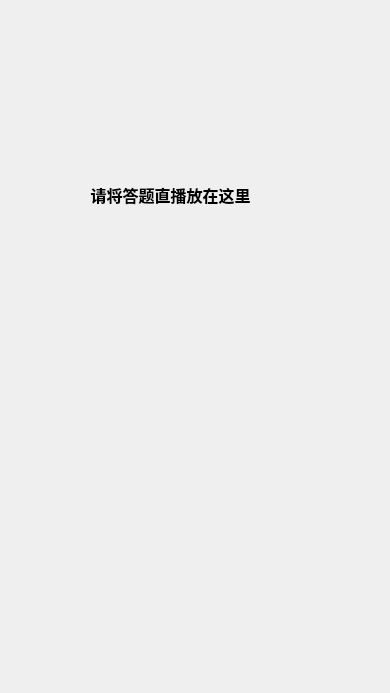
<?xml version="1.0" encoding="UTF-8"?>
<ui version="4.0">
 <class>Form</class>
 <widget class="QWidget" name="Form">
  <property name="geometry">
   <rect>
    <x>0</x>
    <y>0</y>
    <width>390</width>
    <height>693</height>
   </rect>
  </property>
  <property name="windowTitle">
   <string>请将答题直播放在这个窗口里面</string>
  </property>
  <widget class="QLabel" name="label">
   <property name="geometry">
    <rect>
     <x>50</x>
     <y>40</y>
     <width>241</width>
     <height>311</height>
    </rect>
   </property>
   <property name="text">
    <string>&lt;html&gt;&lt;head/&gt;&lt;body&gt;&lt;p align=&quot;center&quot;&gt;&lt;span style=&quot; font-size:12pt; font-weight:600;&quot;&gt;请将答题直播放在这里&lt;/span&gt;&lt;/p&gt;&lt;/body&gt;&lt;/html&gt;</string>
   </property>
  </widget>
 </widget>
 <resources/>
 <connections/>
</ui>
